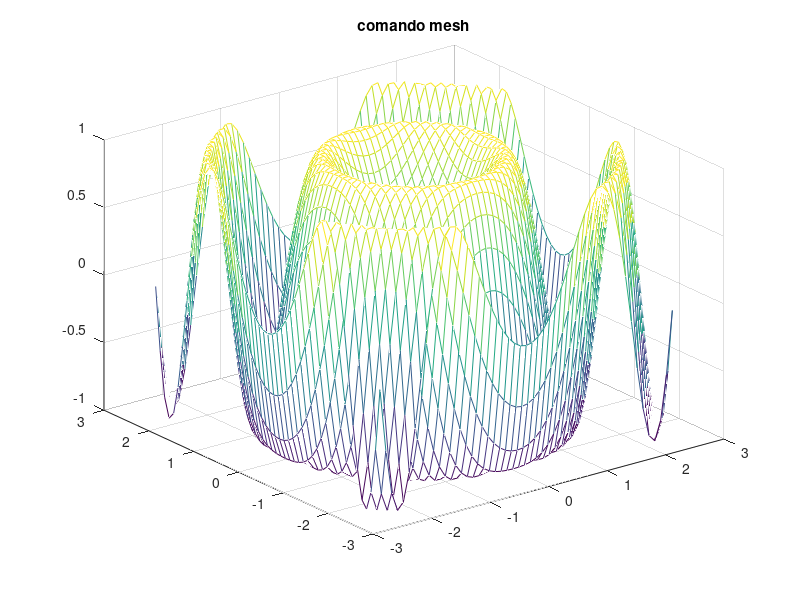
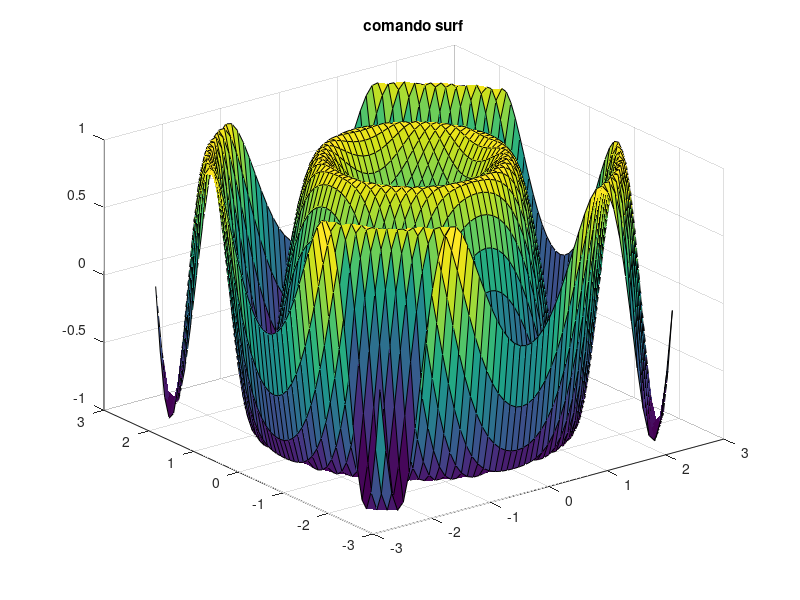
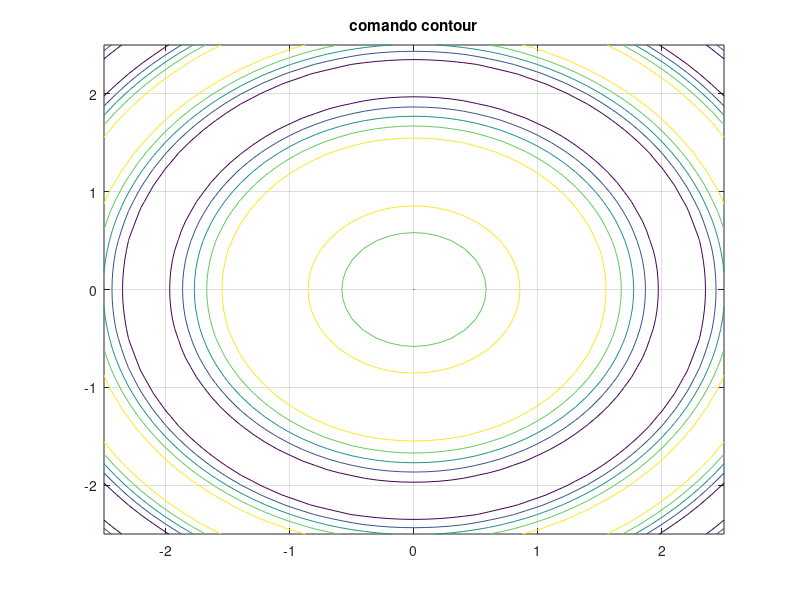

Reproduce these figures in MATLAB, in order.
% ej3 t1 diagnostico mcn lcd uca
% luciano ponzellini marinelli 25.08.25

clear, clc % limplio variables y pantalla

% discretizo el intervalo [-2.5,2.5] del eje x
x = -2.5:.1:2.5;
% discretizo igual el eje y
y = x;

% hago el mallado sobre el dominio [-2.5,2.5]x[-2.5,2.5]
[X,Y] = meshgrid(x,y);

% defino el campo escalar valorizando en el mallado
Z = sin(X.^2+Y.^2);

% ploteo en distintas figuras usando disntintos titulos
figure(1), mesh(X,Y,Z), title('comando mesh')
figure(2), surf(X,Y,Z), title('comando surf')
figure(3), contour(X,Y,Z,5), grid on, title('comando contour')
